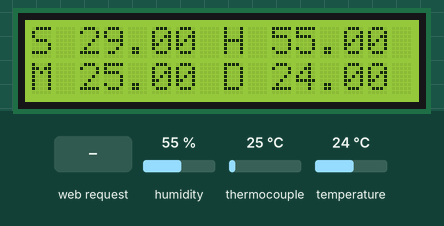
Simulated run of this sketch. Board: ESP8266 (NodeMCU). Shown: 16×2 character LCD. The test bench sets the inputs (shaded band); at power-on: humidity 55 %, thermocouple 25 °C, temperature 24 °C. WiFi joins after 1.5 s; servers stay silent unless stated; what the sketch prints to the serial monitor is not drawn.

Above: at 1.2 s.
1.3 s: humidity set to 22 %
At 2.8 s:
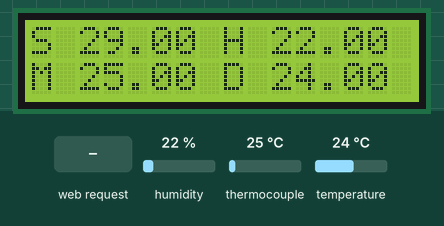
3.7 s: thermocouple set to 6 °C
At 5.1 s:
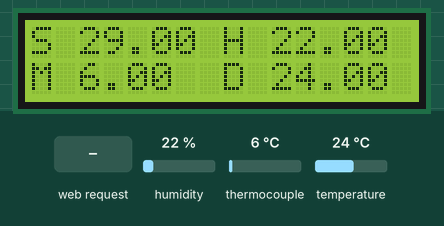
5.7 s: HTTP request GET /incrementar received
At 8.2 s:
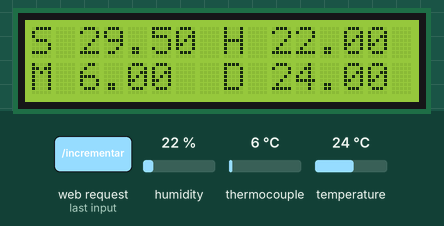
8.9 s: temperature set to 12 °C
At 10.9 s:
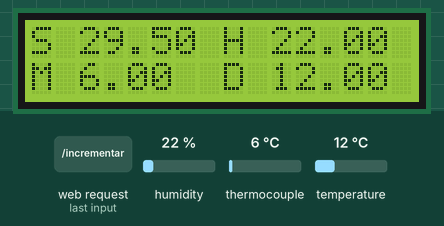
12.0 s: HTTP request GET /decrementar received
At 14.8 s:
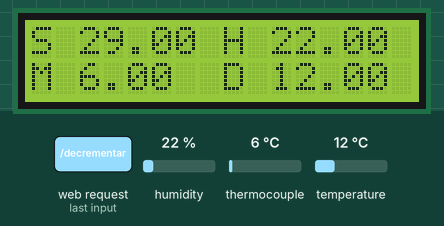
15.1 s: thermocouple set to 75 °C
At 16.2 s:
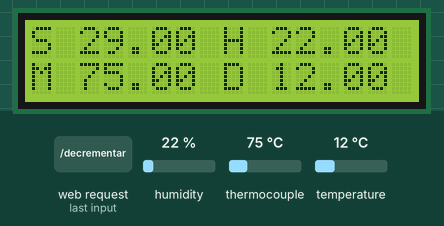
Timing chart, 0 to 18.1 s (numbered marks = the images above; inputs shaded):
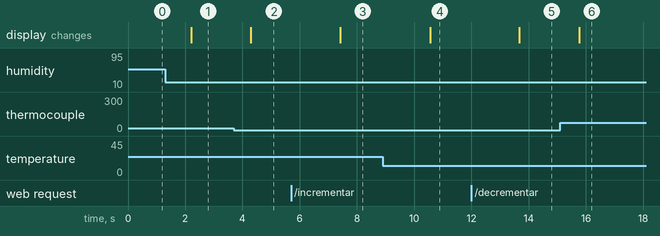

The sketch:

COCINA.ino
```cpp
// Definir variables globales
float SET_temperature = 29.0;
float DHT_humedad;
float DHT_temperature;
float MAX6675_temperature;
float tempMax = 50;
float tempMin = 10;

// Librerías
#include <max6675.h>
#include <DHT.h>
#include <LiquidCrystal_I2C.h>
#include <Ethernet.h>

// Pines y configuración
#define CONFIG_TCSCK_PIN 10
#define CONFIG_TCCS_PIN 11
#define CONFIG_TCDO_PIN 12
MAX6675 thermocouple(CONFIG_TCSCK_PIN, CONFIG_TCCS_PIN, CONFIG_TCDO_PIN);

int SENSOR = 2;
DHT dht(SENSOR, DHT11);

LiquidCrystal_I2C lcd(0x27, 16, 2);

// Configuración de Ethernet
byte mac[] = {0xDE, 0xAD, 0xBE, 0xEF, 0xFE, 0xED};
IPAddress ip(10, 0, 0, 177);
EthernetServer server(80);

void setup() {
  Serial.begin(9600);

  // Inicializar LCD
  lcd.init();
  lcd.backlight();

  // Inicializar DHT
  dht.begin();

  // Inicializar Ethernet
  //Ethernet.begin(mac);
  server.begin();
  Ethernet.begin(mac, ip);
  IPAddress newIp(192, 168, 1, 15);
  Ethernet.setLocalIP(newIp);  // change the IP addres

  Serial.print("Servidor iniciado en IP: ");
  Serial.println(Ethernet.localIP());
}

void loop() {
  // Leer sensores
  DHT_humedad = dht.readHumidity();
  DHT_temperature = dht.readTemperature();
  MAX6675_temperature = thermocouple.readCelsius();


  Serial.println(DHT_humedad);
  Serial.println(DHT_temperature);
  Serial.println(MAX6675_temperature);

  // Mostrar datos en LCD
  printlcd(SET_temperature, MAX6675_temperature, DHT_humedad, DHT_temperature);

  // Manejar clientes web
  EthernetClient client = server.available();
  if (client) {
    handleClient(client);
  }

  delay(1000); // Esperar un segundo
}

// Función para manejar el cliente
void handleClient(EthernetClient client) {
  String request = client.readStringUntil('\r');
  client.flush();

  // Procesar solicitudes de botones
  if (request.indexOf("GET /incrementar") >= 0) {
    SET_temperature += 0.5;

    if (SET_temperature > tempMax) {  // Límite máximo
      SET_temperature = tempMax;
    }
  } else if (request.indexOf("GET /decrementar") >= 0) {
    SET_temperature -= 0.5;
     if (SET_temperature < tempMin) {  // Límite mínimo
    SET_temperature = tempMin;
  }
  }

  // Enviar respuesta HTML
  client.print(
      "HTTP/1.1 200 OK\r\n"
      "Content-Type: text/html; charset=UTF-8\r\n"
      "Connection: close\r\n"
      "\r\n");
  client.print("<!DOCTYPE HTML>");
  client.print("<html>");
  client.print("<head>");
  client.print("<title>Control de Temperatura</title>");
  client.print("<style>");
  client.print("body { background-color: #E5E7E9; color: #333; font-family: Arial, sans-serif; }");
  client.print("h1, h2 { text-align: center; }");
  client.print(".data { text-align: center ; font-size: 1.5em; }");
  client.print(".buttons { text-align: center; margin-top: 50px; }");
  client.print("button { padding: 10px 20px; font-size: 1em; }");
  client.print("</style>");
  client.print("</head>");
  client.print("<body>");
  client.print("<h1>Control de Temperatura</h1>");
  client.print("<h2>Temperatura actual: ");
  client.print(SET_temperature);
  client.print(" °C</h2>");
  client.print("<div class=\"data\">");
  client.print("<p><b>Temperatura termocupla:</b> ");
  client.print(MAX6675_temperature);
  client.print(" °C</p>");
  client.print("<p><b>Temperatura:</b> ");
  client.print(DHT_temperature);
  client.print(" °C</p>");
  client.print("<p><b>Humedad:</b> ");
  client.print(DHT_humedad);
  client.print(" %</p>");
  client.print("<p><b>Temperatura Máxima:</b> ");
  client.print(tempMax);
  client.print(" °C</p>");
  client.print("<p><b>Temperatura Mínima:</b> ");
  client.print(tempMin);
  client.print(" °C</p>");
  client.print("<div class=\"buttons\">");
  client.print("<form action=\"/incrementar\" method=\"GET\" style=\"display:inline;\">");
  client.print("<button type=\"submit\">Aumentar</button>");
  client.print("</form>");
  client.print("<form action=\"/decrementar\" method=\"GET\" style=\"display:inline; margin-left: 10px;\">");
  client.print("<button type=\"submit\">Disminuir</button>");
  client.print("</form>");
  client.print("</div>");
  client.print("</body>");
  client.print("</html>");

  client.stop(); // Cerrar conexión
}

// Función para mostrar datos en LCD
void printlcd(float t1, float t2, float h1, float t3) {
  lcd.clear();
  lcd.setCursor(0, 0);
  lcd.print("S ");
  lcd.print(t1, 2);
  lcd.setCursor(0, 1);
  lcd.print("M ");
  lcd.print(t2, 2);
  lcd.setCursor(8, 0);
  lcd.print("H ");
  lcd.print(h1, 2);
  lcd.setCursor(8, 1);
  lcd.print("D ");
  lcd.print(t3, 2);
}
```

Measured:
- after the input at 1.3 s, the display: changes after 0.91 s (image 1)
- after the input at 3.7 s, the display: changes after 0.60 s (image 2)
- after the input at 5.7 s, the display: changes after 1.7 s (image 3)
- after the input at 8.9 s, the display: changes after 1.7 s (image 4)
- after the input at 12.0 s, the display: changes after 1.7 s (image 5)
- after the input at 15.1 s, the display: changes after 0.66 s (image 6)
